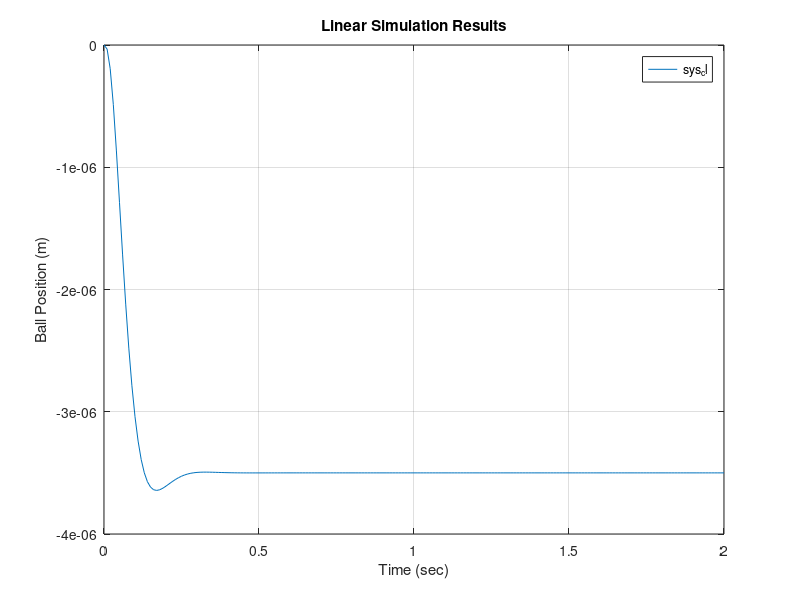

The MATLAB script that drew this image:
clear;clc;
A = [ 0   1   0
     980  0  -2.8
      0   0  -100 ];

B = [ 0
      0
      100 ];

C = [ 1 0 0 ];
x0 = [0.01 0 0];
p1 = -10 + 10i;
p2 = -10 - 10i;
p3 = -50;
K = place(A,B,[p1 p2 p3]);
t = 0:0.01:2;
u = 0.001*ones(size(t));
sys_cl = ss(A-B*K,B,C,0);

lsim(sys_cl,u,t,x0);
xlabel('Time (sec)')
ylabel('Ball Position (m)')
p1 = -20 + 20i;
p2 = -20 - 20i;
p3 = -100;

K = place(A,B,[p1 p2 p3]);
sys_cl = ss(A-B*K,B,C,0);

lsim(sys_cl,u,t,x0);
xlabel('Time (sec)')
ylabel('Ball Position (m)')
t = 0:0.01:2;
u = 0.001*ones(size(t));

sys_cl = ss(A-B*K,B,C,0);

lsim(sys_cl,u,t);
xlabel('Time (sec)')
ylabel('Ball Position (m)')
axis([0 2 -4E-6 0])